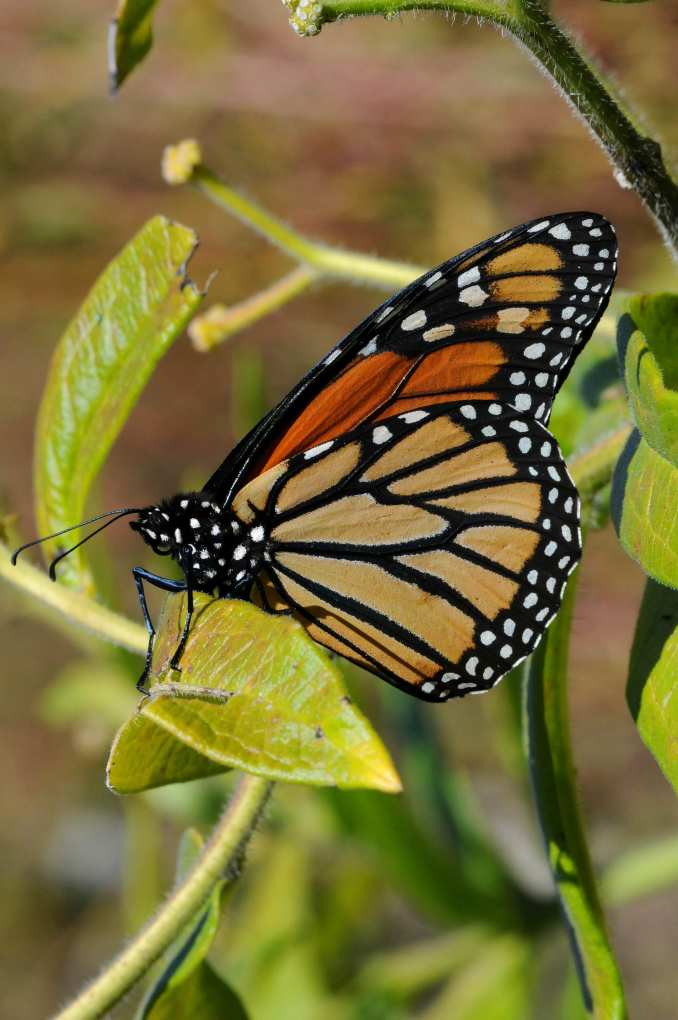
//> input picture cpp_src/2k_img/0006.png, 1356 x 2040 px (shown at 1/2 size); its folder holds 4 pictures in this run
$ ./benchmark   (built with g++ and OpenCV 4)
//> lines starting //> are read from the running program, lines starting //| are printed output that depends on the picture
#include "opencv2/highgui.hpp"
#include "opencv2/imgproc.hpp"
#include <chrono>
#include <filesystem>
#include <iostream>
#include <sys/types.h>
#include <vector>

using namespace cv;

Mat src, src_gray;
Mat dst, detected_edges;

int lowThreshold = 0;
const int NUM_LARGE_IMGS = 200;
const int NUM_SMALL_IMGS = 200;
const int max_lowThreshold = 100;
const int ratio = 3;
const int kernel_size = 3;
const char *window_name = "Edge Map";
double large_img_average = 0;
double small_img_average = 0;

enum img_size { SMALL, LARGE };

static void CannyThreshold(int, void *, img_size size) {
  blur(src_gray, detected_edges, Size(3, 3));

  const auto start{std::chrono::steady_clock::now()};
  Canny(detected_edges, detected_edges, lowThreshold, lowThreshold * ratio,
        kernel_size);
  const auto finish{std::chrono::steady_clock::now()};

  dst = Scalar::all(0);

  src.copyTo(dst, detected_edges);

  imshow(window_name, dst);

  const std::chrono::duration<double> elapsed_seconds{finish - start};
  std::cout << elapsed_seconds << "\n";
  switch (size) {
  case LARGE: {
    large_img_average += elapsed_seconds.count();
    break;
  }
  case SMALL: {
    small_img_average += elapsed_seconds.count();
    break;
  }
  }
}

void run_canny_imgs(img_size size, std::string dir_name) {
//> called with dir_name = "2k_img/"
  for (const auto &entry : std::filesystem::directory_iterator(dir_name)) {
    src = imread(entry.path(), IMREAD_COLOR); // Load an image
//> src is the input picture: 2040 rows x 1356 cols, CV_8UC3; mean B, G, R 55.7, 109.8, 119.4
    if (src.empty()) {
      std::cout << "Could not open or find the image!\n" << std::endl;
      std::cout << "Usage: " << entry.path() << " <Input image>" << std::endl;
      return;
    }

    dst.create(src.size(), src.type());

    cvtColor(src, src_gray, COLOR_BGR2GRAY);
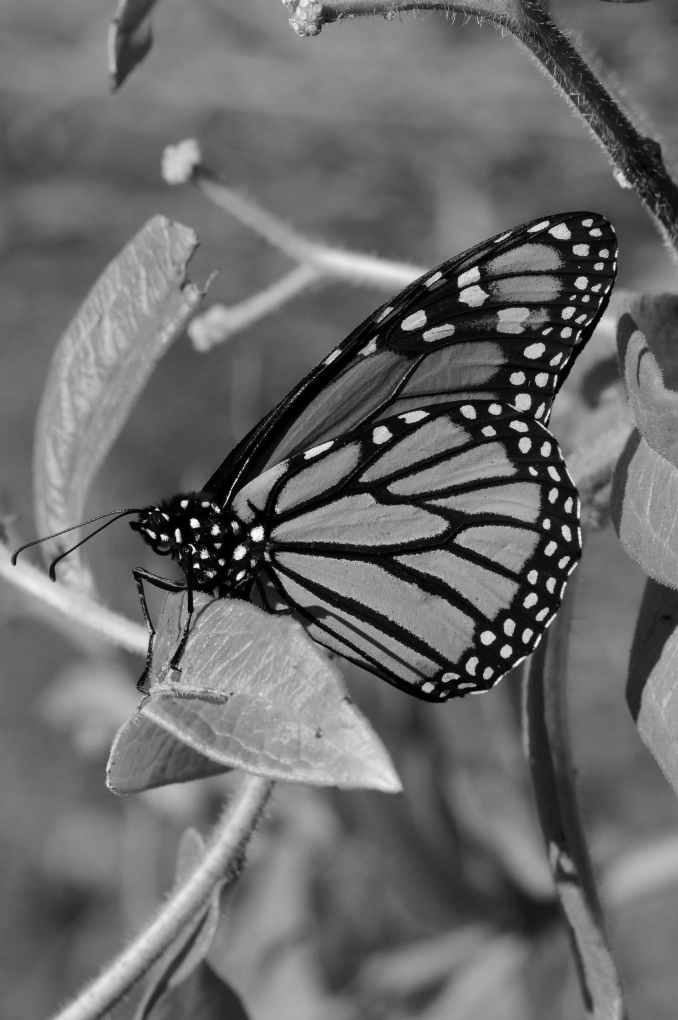
//> src_gray: 2040 rows x 1356 cols, CV_8UC1 (shown at 1/2 size); min 0, max 255, mean 106.5

    CannyThreshold(0, 0, size);
//> in CannyThreshold, `Canny(detected_edges, detected_edges, lowThreshold, lowThreshold * rat..`:
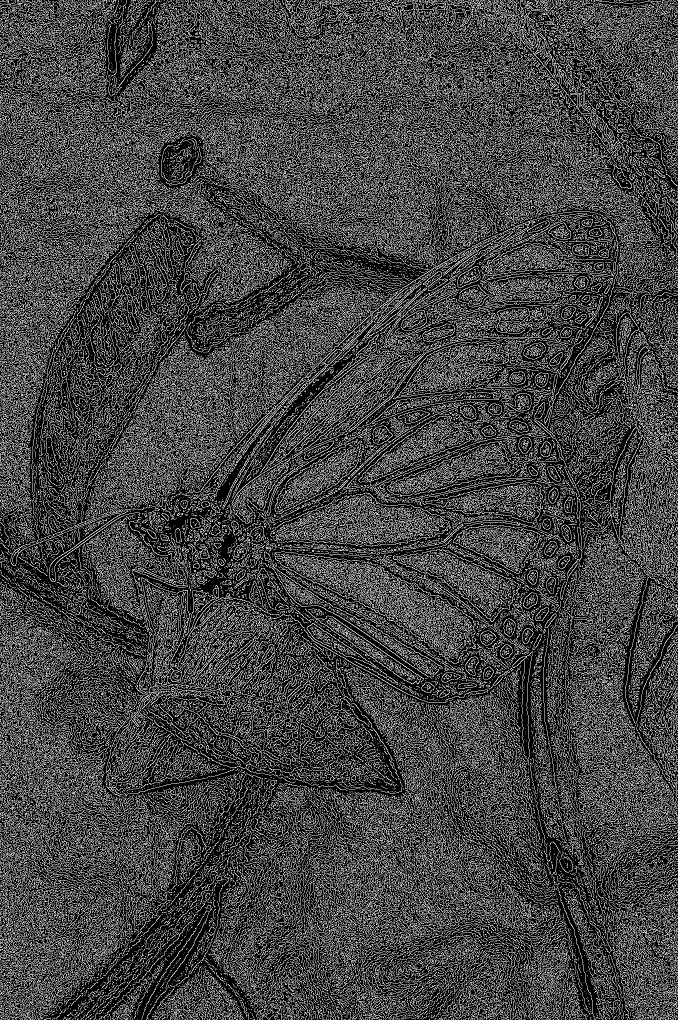
//> detected_edges: 2040 rows x 1356 cols, CV_8UC1 (shown at 1/2 size); 26.3% white in thin lines or dots
//> in CannyThreshold, `src.copyTo(dst, detected_edges);`:
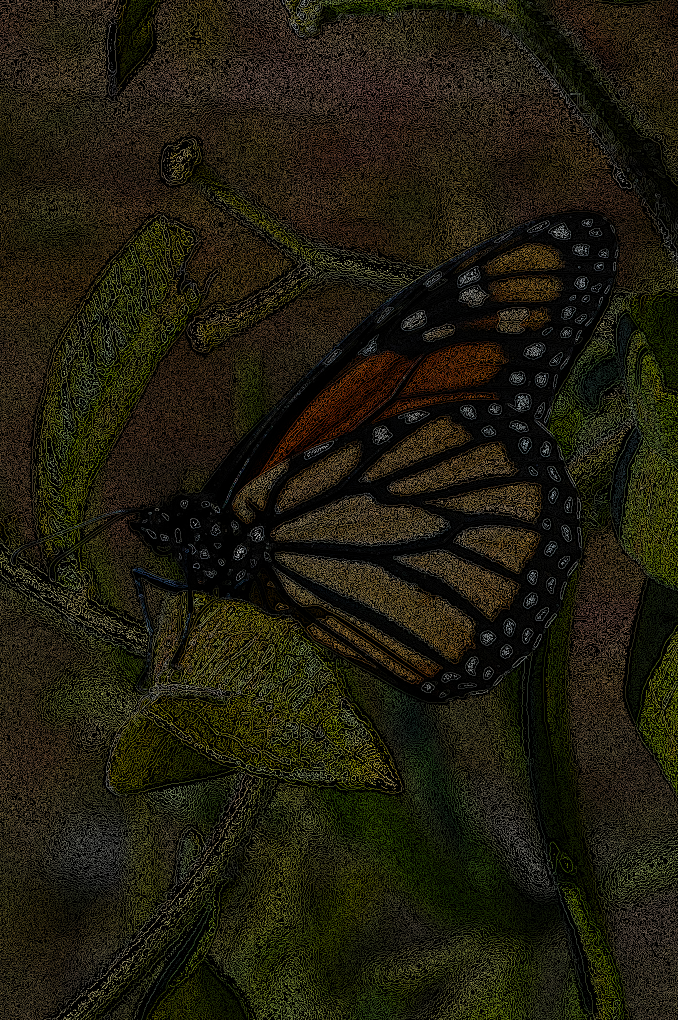
//> dst: 2040 rows x 1356 cols, CV_8UC3 (shown at 1/2 size); mean B, G, R 14.8, 28.8, 31.8
//> (in CannyThreshold, `std::cout << elapsed_seconds << "\n";` was passed over: a library is not available in this run)
  }
//> pass 2 of the loop in run_canny_imgs, `for (const auto &entry : std::filesystem::directory_iterator(dir_name))`:
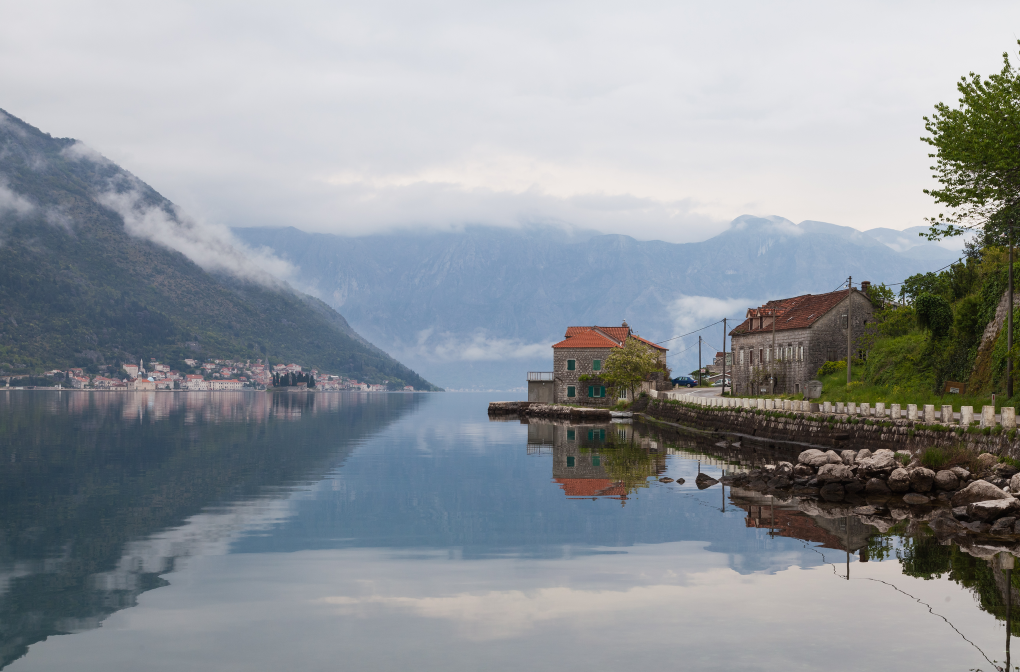
//> input picture cpp_src/2k_img/0004.png, 2040 x 1344 px (shown at 1/2 size)
//> in run_canny_imgs, src is the input picture: 1344 rows x 2040 cols, CV_8UC3; mean B, G, R 154.3, 148.9, 143.3
//> src_gray: 1344 rows x 2040 cols, CV_8UC1
//> in CannyThreshold (call 2), `Canny(detected_edges, detected_edges, lowThreshold, lowThreshold * rat..`:
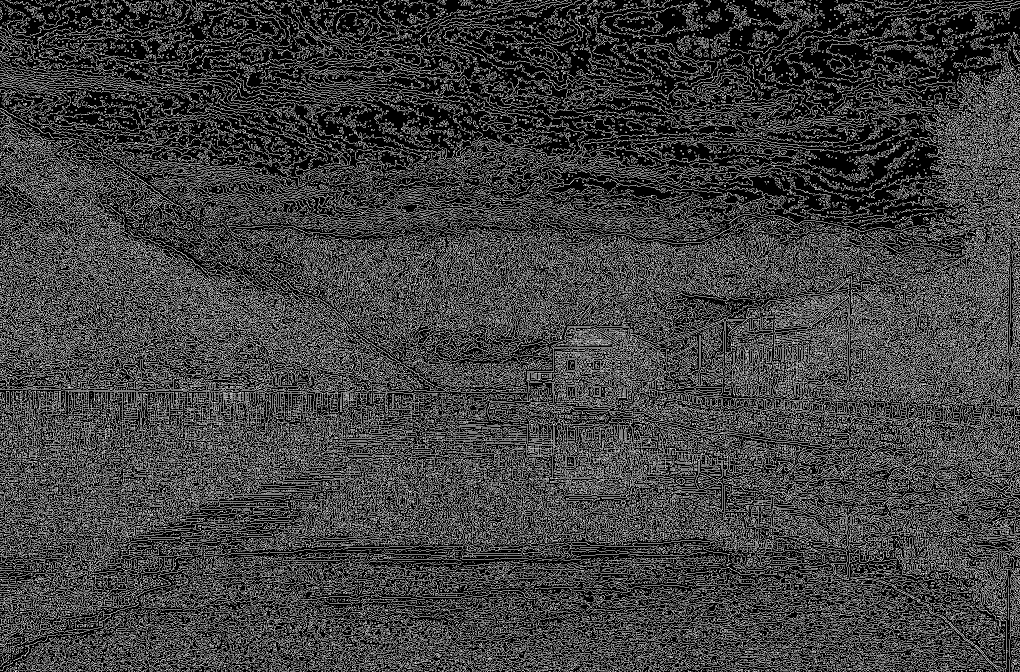
//> detected_edges: 1344 rows x 2040 cols, CV_8UC1 (shown at 1/2 size); 25.3% white in thin lines or dots
//> in CannyThreshold (call 2), `src.copyTo(dst, detected_edges);`:
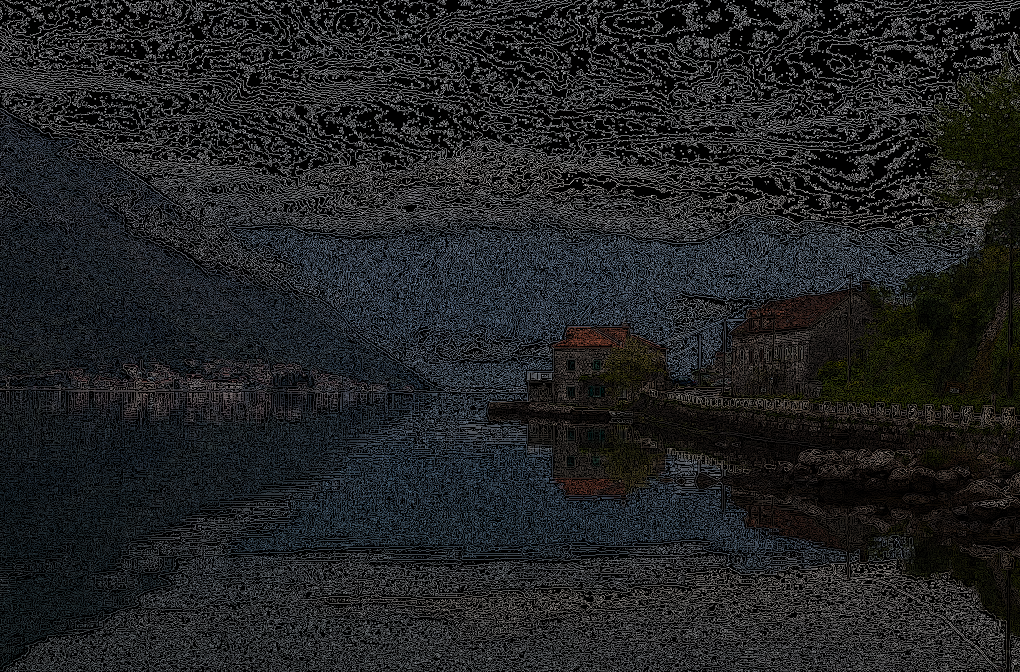
//> dst: 1344 rows x 2040 cols, CV_8UC3 (shown at 1/2 size); mean B, G, R 35.8, 34.5, 33
//> pass 3 of the loop in run_canny_imgs, `for (const auto &entry : std::filesystem::directory_iterator(dir_name))`:
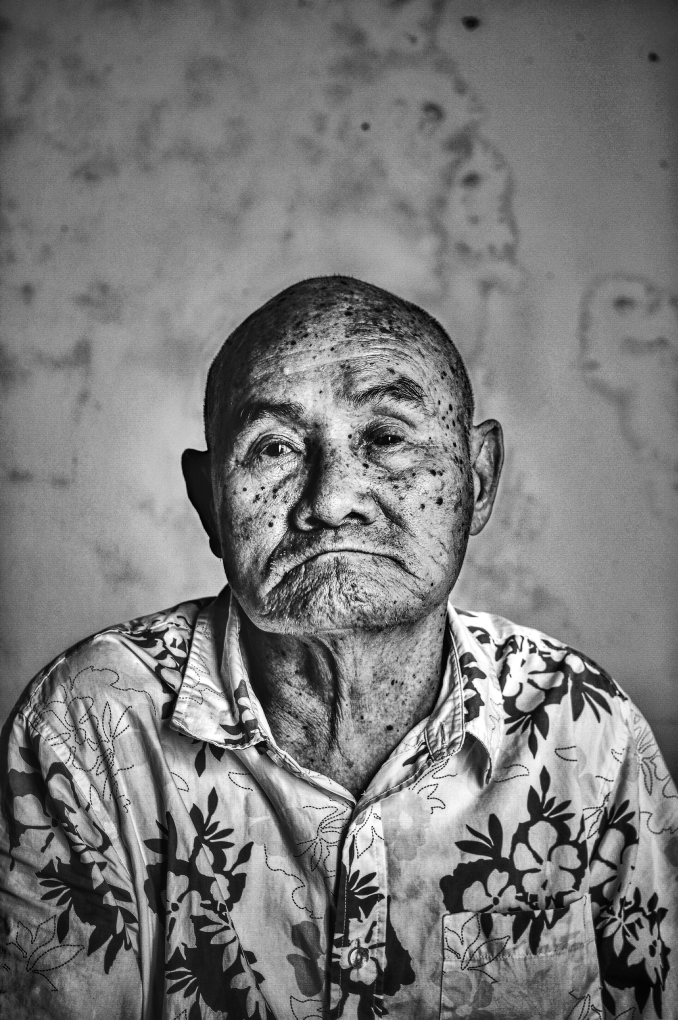
//> input picture cpp_src/2k_img/0014.png, 1356 x 2040 px (shown at 1/2 size)
//> in run_canny_imgs, src is the input picture: 2040 rows x 1356 cols, CV_8UC3; mean B, G, R 122.2, 122.2, 122.2
//> src_gray: 2040 rows x 1356 cols, CV_8UC1
//> in CannyThreshold (call 3), `Canny(detected_edges, detected_edges, lowThreshold, lowThreshold * rat..`:
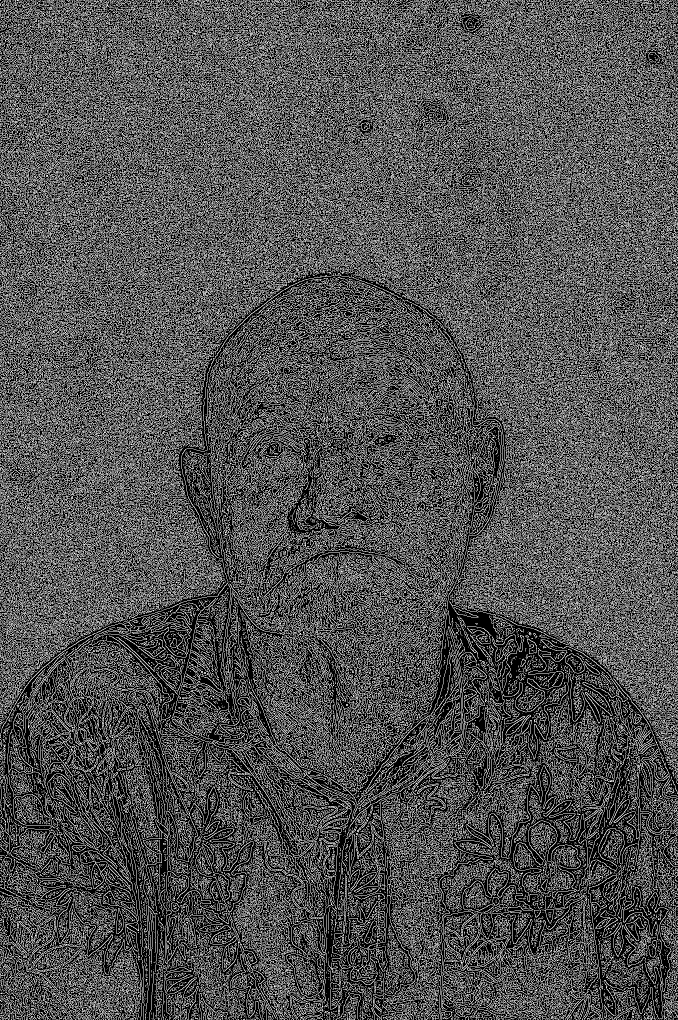
//> detected_edges: 2040 rows x 1356 cols, CV_8UC1 (shown at 1/2 size); 32.3% white in thin lines or dots
//> in CannyThreshold (call 3), `src.copyTo(dst, detected_edges);`:
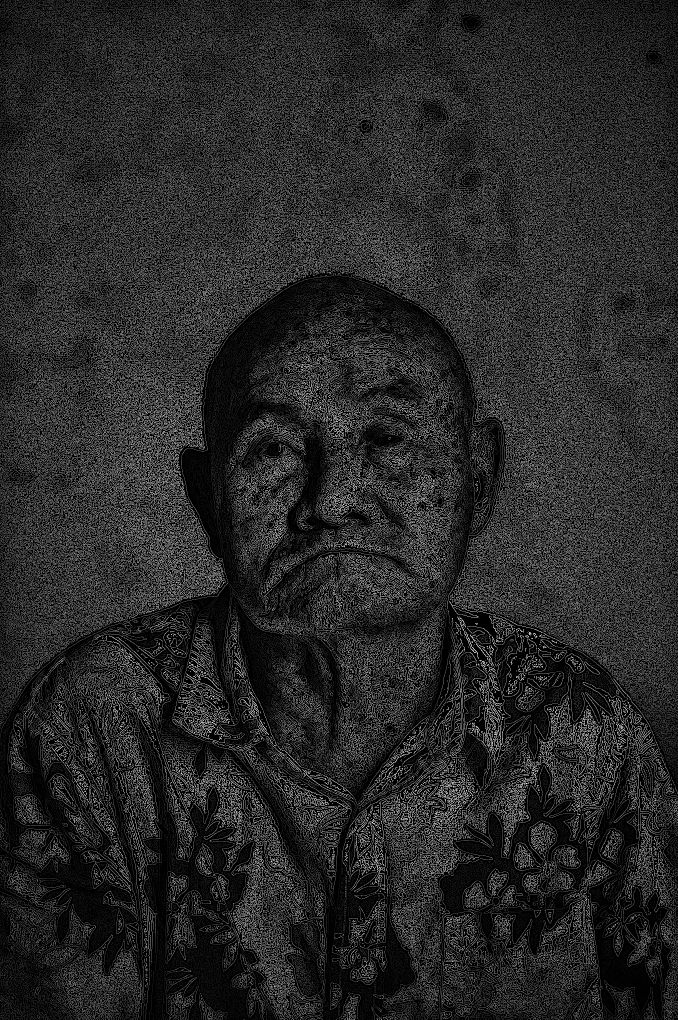
//> dst: 2040 rows x 1356 cols, CV_8UC3 (shown at 1/2 size); mean B, G, R 40, 40, 40
//> the loop made 4 passes; the first 3 are shown
}

int main(int argc, char **argv) {

  std::string large_img_dir_name = "2k_img/";
  std::string small_img_dir_name = "berkeley_img/";

  std::cout << "Edge detection on large images:\n";
  run_canny_imgs(LARGE, large_img_dir_name);
  std::cout << "Edge detection on small images:\n";
  run_canny_imgs(SMALL, small_img_dir_name);
//> (the run ends here: the program stops with an error, at `for (const auto &entry : std::filesystem::directory_iterator(dir_name))`)
